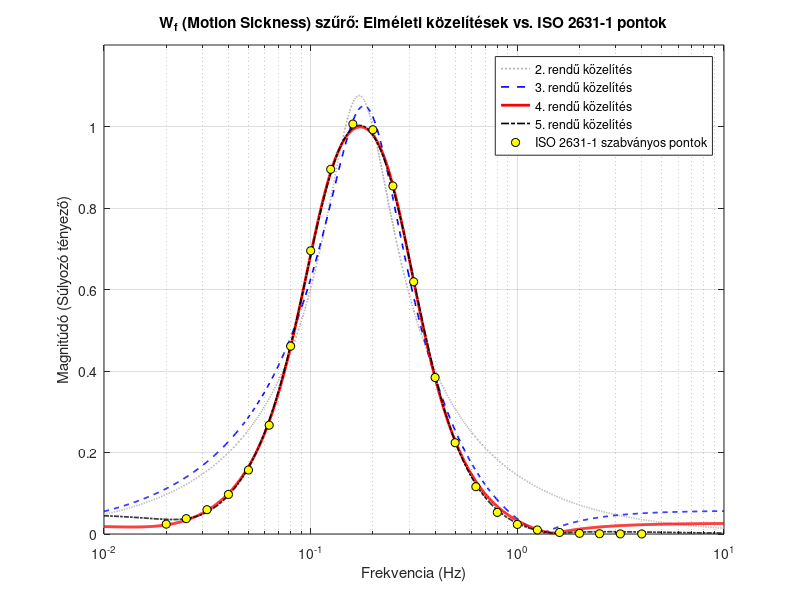

Write the MATLAB code that produced this figure.
% ISO 2631-1 Wf (Motion Sickness) szűrő közelítéseinek összehasonlítása
clear; clc;close all;
%% 1. Diszkrét adatok kinyerése a táblázatból (image_9b450b.jpg)
% Frekvenciák [Hz]
f_std = [0.02, 0.025, 0.0315, 0.04, 0.05, 0.063, 0.08, 0.1, 0.125, 0.16, ...
         0.2, 0.25, 0.315, 0.4, 0.5, 0.63, 0.8, 1, 1.25, 1.6, 2, 2.5, 3.15, 4];

% Wf faktorok (faktor / 1000 = magnitúdó)
Wf_factor = [24.2, 37.7, 59.7, 97.1, 157, 267, 461, 695, 895, 1006, ...
             992, 854, 619, 384, 224, 116, 53.0, 23.5, 9.98, 3.77, 1.55, 0.64, 0.25, 0.097];
Wf_std_mag = Wf_factor / 1000;

%% 2. Közelítő átviteli függvények definiálása (Zuo & Nayfeh )
s = tf('s');

Wf2 = tf([0.8892, 0], [1, 0.8263, 1.163]);
Wf3 = tf([0.05726, 0, 3.876, 0], [1, 4.263, 4.777, 4.396]);
Wf4 = tf([0.02633, 0.0238, 2.286, 0.2335, 0.02902], [1, 2.527, 4.584, 2.993, 1.373]);
Wf5 = tf([0.1457, 0.2331, 13.75, 1.705, 0.3596], [1, 7.757, 19.06, 28.37, 18.52, 7.230]);

%% 3. Ábrázolás
f_range = logspace(-2, 1, 1000); 
w_range = 2 * pi * f_range;

figure('Color', 'w', 'Position', [100, 100, 900, 600]);

% Közelítő görbék kiszámítása
[m2, ~] = bode(Wf2, w_range);
[m3, ~] = bode(Wf3, w_range);
[m4, ~] = bode(Wf4, w_range);
[m5, ~] = bode(Wf5, w_range);

% Folytonos görbék rajzolása
semilogx(f_range, squeeze(m2), ':', 'LineWidth', 1.2, 'Color', [0.7 0.7 0.7]); hold on;
semilogx(f_range, squeeze(m3), '--', 'LineWidth', 1.2, 'Color', 'b');
semilogx(f_range, squeeze(m4), '-', 'LineWidth', 2, 'Color', 'r');
semilogx(f_range, squeeze(m5), '-.', 'LineWidth', 1.2, 'Color', 'k');

% Szabványos pontok (diszkrét értékek a táblázatból)
plot(f_std, Wf_std_mag, 'ko', 'MarkerFaceColor', 'y', 'MarkerSize', 6);

% Formázás
grid on;
xlabel('Frekvencia (Hz)');
ylabel('Magnitúdó (Súlyozó tényező)');
title('W_f (Motion Sickness) szűrő: Elméleti közelítések vs. ISO 2631-1 pontok');
legend('2. rendű közelítés', '3. rendű közelítés', '4. rendű közelítés', ...
       '5. rendű közelítés', 'ISO 2631-1 szabványos pontok', 'Location', 'northeast');
axis([0.01 10 0 1.2]);
